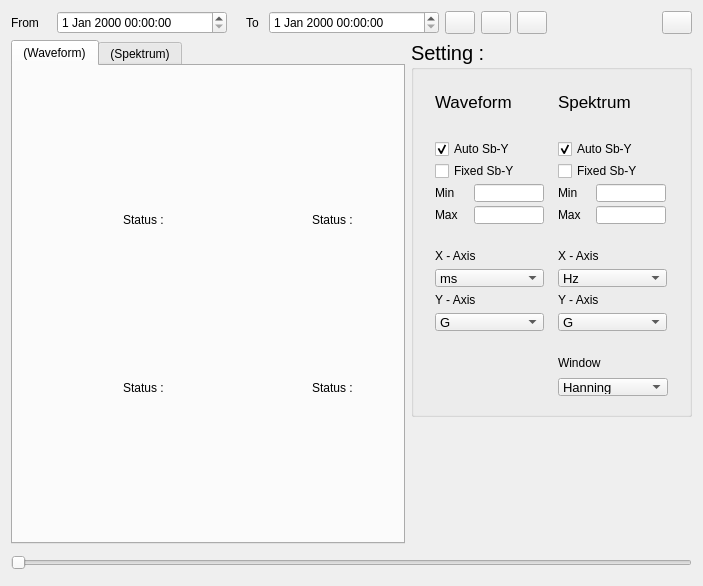
<?xml version="1.0" encoding="UTF-8"?>
<ui version="4.0">
 <class>Form_Replay</class>
 <widget class="QWidget" name="Form_Replay">
  <property name="geometry">
   <rect>
    <x>0</x>
    <y>0</y>
    <width>703</width>
    <height>586</height>
   </rect>
  </property>
  <property name="minimumSize">
   <size>
    <width>0</width>
    <height>0</height>
   </size>
  </property>
  <property name="windowTitle">
   <string>Form</string>
  </property>
  <layout class="QGridLayout" name="gridLayout_23">
   <item row="0" column="0">
    <layout class="QGridLayout" name="gridLayout">
     <item row="0" column="0">
      <widget class="QLabel" name="label_2">
       <property name="minimumSize">
        <size>
         <width>40</width>
         <height>0</height>
        </size>
       </property>
       <property name="maximumSize">
        <size>
         <width>50</width>
         <height>16777215</height>
        </size>
       </property>
       <property name="text">
        <string>From</string>
       </property>
      </widget>
     </item>
     <item row="0" column="1">
      <widget class="QDateTimeEdit" name="dtime_from">
       <property name="minimumSize">
        <size>
         <width>170</width>
         <height>0</height>
        </size>
       </property>
       <property name="maximumSize">
        <size>
         <width>170</width>
         <height>25</height>
        </size>
       </property>
      </widget>
     </item>
    </layout>
   </item>
   <item row="0" column="1">
    <layout class="QGridLayout" name="gridLayout_2">
     <item row="0" column="0">
      <widget class="QLabel" name="label_3">
       <property name="minimumSize">
        <size>
         <width>30</width>
         <height>0</height>
        </size>
       </property>
       <property name="maximumSize">
        <size>
         <width>50</width>
         <height>16777215</height>
        </size>
       </property>
       <property name="text">
        <string>    To</string>
       </property>
      </widget>
     </item>
     <item row="0" column="1">
      <widget class="QDateTimeEdit" name="dtime_to">
       <property name="minimumSize">
        <size>
         <width>170</width>
         <height>0</height>
        </size>
       </property>
       <property name="maximumSize">
        <size>
         <width>170</width>
         <height>25</height>
        </size>
       </property>
      </widget>
     </item>
    </layout>
   </item>
   <item row="0" column="2">
    <widget class="QPushButton" name="pb_play">
     <property name="maximumSize">
      <size>
       <width>30</width>
       <height>30</height>
      </size>
     </property>
     <property name="text">
      <string/>
     </property>
     <property name="icon">
      <iconset resource="../icon.qrc">
       <normaloff>:/icon/icon_play.png</normaloff>:/icon/icon_play.png</iconset>
     </property>
     <property name="iconSize">
      <size>
       <width>28</width>
       <height>28</height>
      </size>
     </property>
    </widget>
   </item>
   <item row="0" column="3">
    <widget class="QPushButton" name="pb_pause">
     <property name="maximumSize">
      <size>
       <width>30</width>
       <height>30</height>
      </size>
     </property>
     <property name="text">
      <string/>
     </property>
     <property name="icon">
      <iconset resource="../icon.qrc">
       <normaloff>:/icon/icon_pause.png</normaloff>:/icon/icon_pause.png</iconset>
     </property>
     <property name="iconSize">
      <size>
       <width>28</width>
       <height>28</height>
      </size>
     </property>
    </widget>
   </item>
   <item row="0" column="4">
    <widget class="QPushButton" name="pb_note">
     <property name="maximumSize">
      <size>
       <width>30</width>
       <height>30</height>
      </size>
     </property>
     <property name="text">
      <string/>
     </property>
     <property name="icon">
      <iconset resource="../icon.qrc">
       <normaloff>:/icon/icon_note.png</normaloff>:/icon/icon_note.png</iconset>
     </property>
     <property name="iconSize">
      <size>
       <width>28</width>
       <height>28</height>
      </size>
     </property>
    </widget>
   </item>
   <item row="0" column="5">
    <spacer name="horizontalSpacer">
     <property name="orientation">
      <enum>Qt::Horizontal</enum>
     </property>
     <property name="sizeHint" stdset="0">
      <size>
       <width>120</width>
       <height>20</height>
      </size>
     </property>
    </spacer>
   </item>
   <item row="0" column="6">
    <widget class="QPushButton" name="pb_close">
     <property name="maximumSize">
      <size>
       <width>30</width>
       <height>30</height>
      </size>
     </property>
     <property name="text">
      <string/>
     </property>
     <property name="icon">
      <iconset resource="../icon.qrc">
       <normaloff>:/icon/icon_close.png</normaloff>:/icon/icon_close.png</iconset>
     </property>
     <property name="iconSize">
      <size>
       <width>28</width>
       <height>28</height>
      </size>
     </property>
    </widget>
   </item>
   <item row="1" column="0" colspan="7">
    <layout class="QGridLayout" name="gridLayout_22">
     <item row="0" column="0" rowspan="2">
      <widget class="QTabWidget" name="tabWidget">
       <property name="minimumSize">
        <size>
         <width>0</width>
         <height>481</height>
        </size>
       </property>
       <property name="currentIndex">
        <number>0</number>
       </property>
       <widget class="QWidget" name="tab">
        <attribute name="icon">
         <iconset resource="../icon.qrc">
          <normaloff>:/icon/icon_waveform.png</normaloff>:/icon/icon_waveform.png</iconset>
        </attribute>
        <attribute name="title">
         <string>(Waveform)</string>
        </attribute>
        <layout class="QGridLayout" name="gridLayout_10">
         <item row="0" column="0">
          <layout class="QVBoxLayout" name="VL1">
           <item>
            <layout class="QHBoxLayout" name="horizontalLayout">
             <item>
              <spacer name="horizontalSpacer_4">
               <property name="orientation">
                <enum>Qt::Horizontal</enum>
               </property>
               <property name="sizeHint" stdset="0">
                <size>
                 <width>40</width>
                 <height>20</height>
                </size>
               </property>
              </spacer>
             </item>
             <item>
              <widget class="QLabel" name="label_4">
               <property name="text">
                <string>Status :</string>
               </property>
              </widget>
             </item>
             <item>
              <widget class="QLabel" name="alarm_1">
               <property name="minimumSize">
                <size>
                 <width>35</width>
                 <height>35</height>
                </size>
               </property>
               <property name="maximumSize">
                <size>
                 <width>35</width>
                 <height>35</height>
                </size>
               </property>
               <property name="text">
                <string/>
               </property>
               <property name="pixmap">
                <pixmap resource="../icon.qrc">:/icon/led_off.png</pixmap>
               </property>
               <property name="scaledContents">
                <bool>true</bool>
               </property>
              </widget>
             </item>
            </layout>
           </item>
          </layout>
         </item>
         <item row="0" column="1">
          <layout class="QVBoxLayout" name="VL2">
           <item>
            <layout class="QHBoxLayout" name="horizontalLayout_4">
             <item>
              <spacer name="horizontalSpacer_5">
               <property name="orientation">
                <enum>Qt::Horizontal</enum>
               </property>
               <property name="sizeHint" stdset="0">
                <size>
                 <width>40</width>
                 <height>20</height>
                </size>
               </property>
              </spacer>
             </item>
             <item>
              <widget class="QLabel" name="label_5">
               <property name="text">
                <string>Status :</string>
               </property>
              </widget>
             </item>
             <item>
              <widget class="QLabel" name="alarm_3">
               <property name="minimumSize">
                <size>
                 <width>35</width>
                 <height>35</height>
                </size>
               </property>
               <property name="maximumSize">
                <size>
                 <width>35</width>
                 <height>35</height>
                </size>
               </property>
               <property name="text">
                <string/>
               </property>
               <property name="pixmap">
                <pixmap resource="../icon.qrc">:/icon/led_off.png</pixmap>
               </property>
               <property name="scaledContents">
                <bool>true</bool>
               </property>
              </widget>
             </item>
            </layout>
           </item>
          </layout>
         </item>
         <item row="1" column="0">
          <layout class="QVBoxLayout" name="VL3">
           <item>
            <layout class="QHBoxLayout" name="horizontalLayout_5">
             <item>
              <spacer name="horizontalSpacer_6">
               <property name="orientation">
                <enum>Qt::Horizontal</enum>
               </property>
               <property name="sizeHint" stdset="0">
                <size>
                 <width>40</width>
                 <height>20</height>
                </size>
               </property>
              </spacer>
             </item>
             <item>
              <widget class="QLabel" name="label_6">
               <property name="text">
                <string>Status :</string>
               </property>
              </widget>
             </item>
             <item>
              <widget class="QLabel" name="alarm_2">
               <property name="minimumSize">
                <size>
                 <width>35</width>
                 <height>35</height>
                </size>
               </property>
               <property name="maximumSize">
                <size>
                 <width>35</width>
                 <height>35</height>
                </size>
               </property>
               <property name="text">
                <string/>
               </property>
               <property name="pixmap">
                <pixmap resource="../icon.qrc">:/icon/led_off.png</pixmap>
               </property>
               <property name="scaledContents">
                <bool>true</bool>
               </property>
              </widget>
             </item>
            </layout>
           </item>
          </layout>
         </item>
         <item row="1" column="1">
          <layout class="QVBoxLayout" name="VL4">
           <item>
            <layout class="QHBoxLayout" name="horizontalLayout_6">
             <item>
              <spacer name="horizontalSpacer_7">
               <property name="orientation">
                <enum>Qt::Horizontal</enum>
               </property>
               <property name="sizeHint" stdset="0">
                <size>
                 <width>40</width>
                 <height>20</height>
                </size>
               </property>
              </spacer>
             </item>
             <item>
              <widget class="QLabel" name="label_7">
               <property name="text">
                <string>Status :</string>
               </property>
              </widget>
             </item>
             <item>
              <widget class="QLabel" name="alarm_4">
               <property name="minimumSize">
                <size>
                 <width>35</width>
                 <height>35</height>
                </size>
               </property>
               <property name="maximumSize">
                <size>
                 <width>35</width>
                 <height>35</height>
                </size>
               </property>
               <property name="text">
                <string/>
               </property>
               <property name="pixmap">
                <pixmap resource="../icon.qrc">:/icon/led_off.png</pixmap>
               </property>
               <property name="scaledContents">
                <bool>true</bool>
               </property>
              </widget>
             </item>
            </layout>
           </item>
          </layout>
         </item>
        </layout>
       </widget>
       <widget class="QWidget" name="tab_2">
        <attribute name="icon">
         <iconset resource="../icon.qrc">
          <normaloff>:/icon/icon_spektrum.png</normaloff>:/icon/icon_spektrum.png</iconset>
        </attribute>
        <attribute name="title">
         <string>(Spektrum)</string>
        </attribute>
        <layout class="QGridLayout" name="gridLayout_12">
         <item row="0" column="0">
          <layout class="QVBoxLayout" name="VL5">
           <item>
            <layout class="QHBoxLayout" name="horizontalLayout_15">
             <item>
              <spacer name="horizontalSpacer_8">
               <property name="orientation">
                <enum>Qt::Horizontal</enum>
               </property>
               <property name="sizeHint" stdset="0">
                <size>
                 <width>40</width>
                 <height>20</height>
                </size>
               </property>
              </spacer>
             </item>
             <item>
              <widget class="QLabel" name="label_8">
               <property name="text">
                <string>Status :</string>
               </property>
              </widget>
             </item>
             <item>
              <widget class="QLabel" name="alarm_5">
               <property name="minimumSize">
                <size>
                 <width>35</width>
                 <height>35</height>
                </size>
               </property>
               <property name="maximumSize">
                <size>
                 <width>35</width>
                 <height>35</height>
                </size>
               </property>
               <property name="text">
                <string/>
               </property>
               <property name="pixmap">
                <pixmap resource="../icon.qrc">:/icon/led_off.png</pixmap>
               </property>
               <property name="scaledContents">
                <bool>true</bool>
               </property>
              </widget>
             </item>
            </layout>
           </item>
          </layout>
         </item>
         <item row="0" column="1">
          <layout class="QVBoxLayout" name="VL6">
           <item>
            <layout class="QHBoxLayout" name="horizontalLayout_14">
             <item>
              <spacer name="horizontalSpacer_9">
               <property name="orientation">
                <enum>Qt::Horizontal</enum>
               </property>
               <property name="sizeHint" stdset="0">
                <size>
                 <width>40</width>
                 <height>20</height>
                </size>
               </property>
              </spacer>
             </item>
             <item>
              <widget class="QLabel" name="label_14">
               <property name="text">
                <string>Status :</string>
               </property>
              </widget>
             </item>
             <item>
              <widget class="QLabel" name="alarm_7">
               <property name="minimumSize">
                <size>
                 <width>35</width>
                 <height>35</height>
                </size>
               </property>
               <property name="maximumSize">
                <size>
                 <width>35</width>
                 <height>35</height>
                </size>
               </property>
               <property name="text">
                <string/>
               </property>
               <property name="pixmap">
                <pixmap resource="../icon.qrc">:/icon/led_off.png</pixmap>
               </property>
               <property name="scaledContents">
                <bool>true</bool>
               </property>
              </widget>
             </item>
            </layout>
           </item>
          </layout>
         </item>
         <item row="1" column="0">
          <layout class="QVBoxLayout" name="VL7">
           <item>
            <layout class="QHBoxLayout" name="horizontalLayout_13">
             <item>
              <spacer name="horizontalSpacer_10">
               <property name="orientation">
                <enum>Qt::Horizontal</enum>
               </property>
               <property name="sizeHint" stdset="0">
                <size>
                 <width>40</width>
                 <height>20</height>
                </size>
               </property>
              </spacer>
             </item>
             <item>
              <widget class="QLabel" name="label_15">
               <property name="text">
                <string>Status :</string>
               </property>
              </widget>
             </item>
             <item>
              <widget class="QLabel" name="alarm_6">
               <property name="minimumSize">
                <size>
                 <width>35</width>
                 <height>35</height>
                </size>
               </property>
               <property name="maximumSize">
                <size>
                 <width>35</width>
                 <height>35</height>
                </size>
               </property>
               <property name="text">
                <string/>
               </property>
               <property name="pixmap">
                <pixmap resource="../icon.qrc">:/icon/led_off.png</pixmap>
               </property>
               <property name="scaledContents">
                <bool>true</bool>
               </property>
              </widget>
             </item>
            </layout>
           </item>
          </layout>
         </item>
         <item row="1" column="1">
          <layout class="QVBoxLayout" name="VL8">
           <item>
            <layout class="QHBoxLayout" name="horizontalLayout_16">
             <item>
              <spacer name="horizontalSpacer_11">
               <property name="orientation">
                <enum>Qt::Horizontal</enum>
               </property>
               <property name="sizeHint" stdset="0">
                <size>
                 <width>40</width>
                 <height>20</height>
                </size>
               </property>
              </spacer>
             </item>
             <item>
              <widget class="QLabel" name="label_16">
               <property name="text">
                <string>Status :</string>
               </property>
              </widget>
             </item>
             <item>
              <widget class="QLabel" name="alarm_8">
               <property name="minimumSize">
                <size>
                 <width>35</width>
                 <height>35</height>
                </size>
               </property>
               <property name="maximumSize">
                <size>
                 <width>35</width>
                 <height>35</height>
                </size>
               </property>
               <property name="text">
                <string/>
               </property>
               <property name="pixmap">
                <pixmap resource="../icon.qrc">:/icon/led_off.png</pixmap>
               </property>
               <property name="scaledContents">
                <bool>true</bool>
               </property>
              </widget>
             </item>
            </layout>
           </item>
          </layout>
         </item>
        </layout>
       </widget>
      </widget>
     </item>
     <item row="0" column="1">
      <widget class="QGroupBox" name="groupBox">
       <property name="minimumSize">
        <size>
         <width>281</width>
         <height>377</height>
        </size>
       </property>
       <property name="maximumSize">
        <size>
         <width>281</width>
         <height>377</height>
        </size>
       </property>
       <property name="font">
        <font>
         <pointsize>15</pointsize>
        </font>
       </property>
       <property name="title">
        <string>Setting :</string>
       </property>
       <layout class="QGridLayout" name="gridLayout_9">
        <item row="0" column="0">
         <widget class="QWidget" name="widget" native="true">
          <layout class="QGridLayout" name="gridLayout_8">
           <property name="topMargin">
            <number>10</number>
           </property>
           <item row="0" column="0">
            <layout class="QGridLayout" name="gridLayout_7">
             <item row="0" column="0">
              <widget class="QLabel" name="label_20">
               <property name="minimumSize">
                <size>
                 <width>109</width>
                 <height>25</height>
                </size>
               </property>
               <property name="font">
                <font>
                 <pointsize>13</pointsize>
                </font>
               </property>
               <property name="text">
                <string>Waveform</string>
               </property>
              </widget>
             </item>
             <item row="1" column="0">
              <layout class="QGridLayout" name="gridLayout_13">
               <property name="topMargin">
                <number>20</number>
               </property>
               <item row="2" column="0">
                <widget class="QLabel" name="label_10">
                 <property name="minimumSize">
                  <size>
                   <width>33</width>
                   <height>18</height>
                  </size>
                 </property>
                 <property name="maximumSize">
                  <size>
                   <width>33</width>
                   <height>18</height>
                  </size>
                 </property>
                 <property name="font">
                  <font>
                   <pointsize>9</pointsize>
                  </font>
                 </property>
                 <property name="text">
                  <string>Min</string>
                 </property>
                </widget>
               </item>
               <item row="2" column="1">
                <widget class="QLineEdit" name="sb_y_min_w">
                 <property name="minimumSize">
                  <size>
                   <width>70</width>
                   <height>18</height>
                  </size>
                 </property>
                 <property name="maximumSize">
                  <size>
                   <width>70</width>
                   <height>18</height>
                  </size>
                 </property>
                 <property name="font">
                  <font>
                   <pointsize>9</pointsize>
                  </font>
                 </property>
                </widget>
               </item>
               <item row="3" column="0">
                <widget class="QLabel" name="label_13">
                 <property name="minimumSize">
                  <size>
                   <width>33</width>
                   <height>18</height>
                  </size>
                 </property>
                 <property name="maximumSize">
                  <size>
                   <width>33</width>
                   <height>18</height>
                  </size>
                 </property>
                 <property name="font">
                  <font>
                   <pointsize>9</pointsize>
                  </font>
                 </property>
                 <property name="text">
                  <string>Max</string>
                 </property>
                </widget>
               </item>
               <item row="3" column="1">
                <widget class="QLineEdit" name="sb_y_max_w">
                 <property name="minimumSize">
                  <size>
                   <width>70</width>
                   <height>18</height>
                  </size>
                 </property>
                 <property name="maximumSize">
                  <size>
                   <width>70</width>
                   <height>18</height>
                  </size>
                 </property>
                 <property name="font">
                  <font>
                   <pointsize>9</pointsize>
                  </font>
                 </property>
                </widget>
               </item>
               <item row="0" column="0" colspan="2">
                <widget class="QCheckBox" name="rad_auto_w">
                 <property name="minimumSize">
                  <size>
                   <width>109</width>
                   <height>18</height>
                  </size>
                 </property>
                 <property name="maximumSize">
                  <size>
                   <width>109</width>
                   <height>18</height>
                  </size>
                 </property>
                 <property name="font">
                  <font>
                   <pointsize>9</pointsize>
                  </font>
                 </property>
                 <property name="text">
                  <string>Auto Sb-Y</string>
                 </property>
                 <property name="checked">
                  <bool>true</bool>
                 </property>
                </widget>
               </item>
               <item row="1" column="0" colspan="2">
                <widget class="QCheckBox" name="rad_fix_w">
                 <property name="minimumSize">
                  <size>
                   <width>109</width>
                   <height>18</height>
                  </size>
                 </property>
                 <property name="maximumSize">
                  <size>
                   <width>109</width>
                   <height>18</height>
                  </size>
                 </property>
                 <property name="font">
                  <font>
                   <pointsize>9</pointsize>
                  </font>
                 </property>
                 <property name="text">
                  <string>Fixed Sb-Y</string>
                 </property>
                </widget>
               </item>
              </layout>
             </item>
             <item row="2" column="0">
              <layout class="QGridLayout" name="gridLayout_15">
               <property name="topMargin">
                <number>20</number>
               </property>
               <item row="0" column="0">
                <widget class="QLabel" name="label_17">
                 <property name="minimumSize">
                  <size>
                   <width>109</width>
                   <height>18</height>
                  </size>
                 </property>
                 <property name="maximumSize">
                  <size>
                   <width>109</width>
                   <height>18</height>
                  </size>
                 </property>
                 <property name="font">
                  <font>
                   <pointsize>9</pointsize>
                  </font>
                 </property>
                 <property name="text">
                  <string>X - Axis</string>
                 </property>
                </widget>
               </item>
               <item row="2" column="0">
                <widget class="QLabel" name="label_18">
                 <property name="minimumSize">
                  <size>
                   <width>109</width>
                   <height>18</height>
                  </size>
                 </property>
                 <property name="maximumSize">
                  <size>
                   <width>109</width>
                   <height>18</height>
                  </size>
                 </property>
                 <property name="font">
                  <font>
                   <pointsize>9</pointsize>
                  </font>
                 </property>
                 <property name="text">
                  <string>Y - Axis</string>
                 </property>
                </widget>
               </item>
               <item row="3" column="0">
                <widget class="QComboBox" name="combo_y_w">
                 <property name="minimumSize">
                  <size>
                   <width>109</width>
                   <height>18</height>
                  </size>
                 </property>
                 <property name="maximumSize">
                  <size>
                   <width>109</width>
                   <height>18</height>
                  </size>
                 </property>
                 <property name="font">
                  <font>
                   <pointsize>10</pointsize>
                  </font>
                 </property>
                 <item>
                  <property name="text">
                   <string>G</string>
                  </property>
                 </item>
                </widget>
               </item>
               <item row="1" column="0">
                <widget class="QComboBox" name="combo_x_w">
                 <property name="minimumSize">
                  <size>
                   <width>109</width>
                   <height>18</height>
                  </size>
                 </property>
                 <property name="maximumSize">
                  <size>
                   <width>109</width>
                   <height>18</height>
                  </size>
                 </property>
                 <property name="font">
                  <font>
                   <pointsize>10</pointsize>
                  </font>
                 </property>
                 <item>
                  <property name="text">
                   <string>ms</string>
                  </property>
                 </item>
                 <item>
                  <property name="text">
                   <string>s</string>
                  </property>
                 </item>
                </widget>
               </item>
              </layout>
             </item>
            </layout>
           </item>
           <item row="0" column="1" rowspan="2">
            <layout class="QGridLayout" name="gridLayout_6">
             <property name="leftMargin">
              <number>5</number>
             </property>
             <item row="0" column="0">
              <widget class="QLabel" name="label_21">
               <property name="minimumSize">
                <size>
                 <width>109</width>
                 <height>25</height>
                </size>
               </property>
               <property name="font">
                <font>
                 <pointsize>13</pointsize>
                </font>
               </property>
               <property name="text">
                <string>Spektrum</string>
               </property>
              </widget>
             </item>
             <item row="1" column="0">
              <layout class="QGridLayout" name="gridLayout_3">
               <property name="leftMargin">
                <number>0</number>
               </property>
               <property name="topMargin">
                <number>20</number>
               </property>
               <item row="2" column="0">
                <widget class="QLabel" name="label">
                 <property name="minimumSize">
                  <size>
                   <width>30</width>
                   <height>18</height>
                  </size>
                 </property>
                 <property name="maximumSize">
                  <size>
                   <width>30</width>
                   <height>18</height>
                  </size>
                 </property>
                 <property name="font">
                  <font>
                   <pointsize>9</pointsize>
                  </font>
                 </property>
                 <property name="text">
                  <string>Min</string>
                 </property>
                </widget>
               </item>
               <item row="2" column="1">
                <widget class="QLineEdit" name="sb_y_min_s">
                 <property name="minimumSize">
                  <size>
                   <width>70</width>
                   <height>18</height>
                  </size>
                 </property>
                 <property name="maximumSize">
                  <size>
                   <width>70</width>
                   <height>18</height>
                  </size>
                 </property>
                 <property name="font">
                  <font>
                   <pointsize>9</pointsize>
                  </font>
                 </property>
                </widget>
               </item>
               <item row="3" column="0">
                <widget class="QLabel" name="label_9">
                 <property name="minimumSize">
                  <size>
                   <width>30</width>
                   <height>18</height>
                  </size>
                 </property>
                 <property name="maximumSize">
                  <size>
                   <width>30</width>
                   <height>18</height>
                  </size>
                 </property>
                 <property name="font">
                  <font>
                   <pointsize>9</pointsize>
                  </font>
                 </property>
                 <property name="text">
                  <string>Max</string>
                 </property>
                </widget>
               </item>
               <item row="3" column="1">
                <widget class="QLineEdit" name="sb_y_max_s">
                 <property name="minimumSize">
                  <size>
                   <width>70</width>
                   <height>18</height>
                  </size>
                 </property>
                 <property name="maximumSize">
                  <size>
                   <width>70</width>
                   <height>18</height>
                  </size>
                 </property>
                 <property name="font">
                  <font>
                   <pointsize>9</pointsize>
                  </font>
                 </property>
                </widget>
               </item>
               <item row="0" column="0" colspan="2">
                <widget class="QCheckBox" name="rad_auto_s">
                 <property name="minimumSize">
                  <size>
                   <width>109</width>
                   <height>18</height>
                  </size>
                 </property>
                 <property name="maximumSize">
                  <size>
                   <width>109</width>
                   <height>18</height>
                  </size>
                 </property>
                 <property name="font">
                  <font>
                   <pointsize>9</pointsize>
                  </font>
                 </property>
                 <property name="text">
                  <string>Auto Sb-Y</string>
                 </property>
                 <property name="checked">
                  <bool>true</bool>
                 </property>
                </widget>
               </item>
               <item row="1" column="0" colspan="2">
                <widget class="QCheckBox" name="rad_fix_s">
                 <property name="minimumSize">
                  <size>
                   <width>109</width>
                   <height>18</height>
                  </size>
                 </property>
                 <property name="maximumSize">
                  <size>
                   <width>109</width>
                   <height>18</height>
                  </size>
                 </property>
                 <property name="font">
                  <font>
                   <pointsize>9</pointsize>
                  </font>
                 </property>
                 <property name="text">
                  <string>Fixed Sb-Y</string>
                 </property>
                </widget>
               </item>
              </layout>
             </item>
             <item row="2" column="0">
              <layout class="QGridLayout" name="gridLayout_5">
               <property name="leftMargin">
                <number>0</number>
               </property>
               <property name="topMargin">
                <number>20</number>
               </property>
               <item row="0" column="0">
                <widget class="QLabel" name="label_11">
                 <property name="minimumSize">
                  <size>
                   <width>109</width>
                   <height>18</height>
                  </size>
                 </property>
                 <property name="maximumSize">
                  <size>
                   <width>109</width>
                   <height>18</height>
                  </size>
                 </property>
                 <property name="font">
                  <font>
                   <pointsize>9</pointsize>
                  </font>
                 </property>
                 <property name="text">
                  <string>X - Axis</string>
                 </property>
                </widget>
               </item>
               <item row="2" column="0">
                <widget class="QLabel" name="label_12">
                 <property name="minimumSize">
                  <size>
                   <width>109</width>
                   <height>18</height>
                  </size>
                 </property>
                 <property name="maximumSize">
                  <size>
                   <width>109</width>
                   <height>18</height>
                  </size>
                 </property>
                 <property name="font">
                  <font>
                   <pointsize>9</pointsize>
                  </font>
                 </property>
                 <property name="text">
                  <string>Y - Axis</string>
                 </property>
                </widget>
               </item>
               <item row="3" column="0">
                <widget class="QComboBox" name="combo_y_s">
                 <property name="minimumSize">
                  <size>
                   <width>109</width>
                   <height>18</height>
                  </size>
                 </property>
                 <property name="maximumSize">
                  <size>
                   <width>109</width>
                   <height>18</height>
                  </size>
                 </property>
                 <property name="font">
                  <font>
                   <pointsize>10</pointsize>
                  </font>
                 </property>
                 <item>
                  <property name="text">
                   <string>G</string>
                  </property>
                 </item>
                </widget>
               </item>
               <item row="1" column="0">
                <widget class="QComboBox" name="combo_x_s">
                 <property name="minimumSize">
                  <size>
                   <width>109</width>
                   <height>18</height>
                  </size>
                 </property>
                 <property name="maximumSize">
                  <size>
                   <width>109</width>
                   <height>18</height>
                  </size>
                 </property>
                 <property name="font">
                  <font>
                   <pointsize>10</pointsize>
                  </font>
                 </property>
                 <item>
                  <property name="text">
                   <string>Hz</string>
                  </property>
                 </item>
                 <item>
                  <property name="text">
                   <string>Cpm</string>
                  </property>
                 </item>
                 <item>
                  <property name="text">
                   <string>Order</string>
                  </property>
                 </item>
                </widget>
               </item>
              </layout>
             </item>
             <item row="3" column="0">
              <layout class="QGridLayout" name="gridLayout_4">
               <property name="leftMargin">
                <number>0</number>
               </property>
               <property name="topMargin">
                <number>20</number>
               </property>
               <item row="0" column="0">
                <widget class="QLabel" name="label_19">
                 <property name="minimumSize">
                  <size>
                   <width>109</width>
                   <height>18</height>
                  </size>
                 </property>
                 <property name="maximumSize">
                  <size>
                   <width>109</width>
                   <height>18</height>
                  </size>
                 </property>
                 <property name="font">
                  <font>
                   <pointsize>9</pointsize>
                  </font>
                 </property>
                 <property name="text">
                  <string>Window</string>
                 </property>
                </widget>
               </item>
               <item row="1" column="0">
                <widget class="QComboBox" name="window">
                 <property name="minimumSize">
                  <size>
                   <width>110</width>
                   <height>18</height>
                  </size>
                 </property>
                 <property name="maximumSize">
                  <size>
                   <width>110</width>
                   <height>18</height>
                  </size>
                 </property>
                 <property name="font">
                  <font>
                   <pointsize>10</pointsize>
                  </font>
                 </property>
                 <item>
                  <property name="text">
                   <string>Hanning</string>
                  </property>
                 </item>
                 <item>
                  <property name="text">
                   <string>Rectangular</string>
                  </property>
                 </item>
                 <item>
                  <property name="text">
                   <string>Balckman</string>
                  </property>
                 </item>
                 <item>
                  <property name="text">
                   <string>Hamming</string>
                  </property>
                 </item>
                </widget>
               </item>
              </layout>
             </item>
            </layout>
           </item>
           <item row="1" column="0">
            <spacer name="verticalSpacer">
             <property name="orientation">
              <enum>Qt::Vertical</enum>
             </property>
             <property name="sizeHint" stdset="0">
              <size>
               <width>98</width>
               <height>38</height>
              </size>
             </property>
            </spacer>
           </item>
          </layout>
         </widget>
        </item>
       </layout>
      </widget>
     </item>
     <item row="1" column="1">
      <spacer name="verticalSpacer_2">
       <property name="orientation">
        <enum>Qt::Vertical</enum>
       </property>
       <property name="sizeHint" stdset="0">
        <size>
         <width>278</width>
         <height>88</height>
        </size>
       </property>
      </spacer>
     </item>
    </layout>
   </item>
   <item row="2" column="0" colspan="7">
    <widget class="QSlider" name="horizontalSlider">
     <property name="minimumSize">
      <size>
       <width>0</width>
       <height>25</height>
      </size>
     </property>
     <property name="maximumSize">
      <size>
       <width>16777215</width>
       <height>25</height>
      </size>
     </property>
     <property name="orientation">
      <enum>Qt::Horizontal</enum>
     </property>
    </widget>
   </item>
  </layout>
 </widget>
 <resources>
  <include location="../icon.qrc"/>
 </resources>
 <connections/>
</ui>
